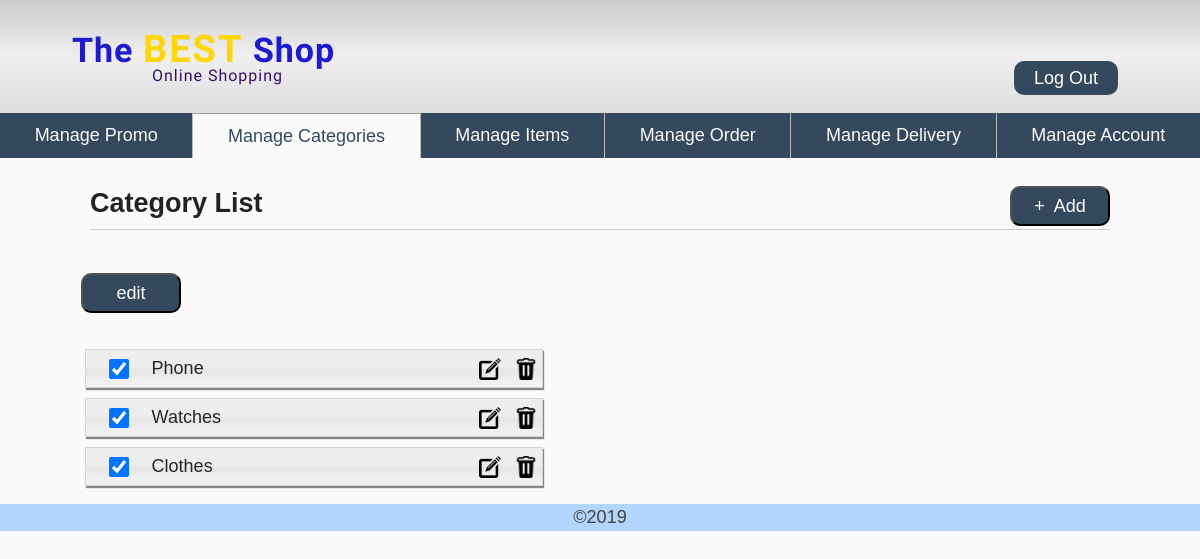
The app's page /pg_admin/category/list/ (signed in), older data.
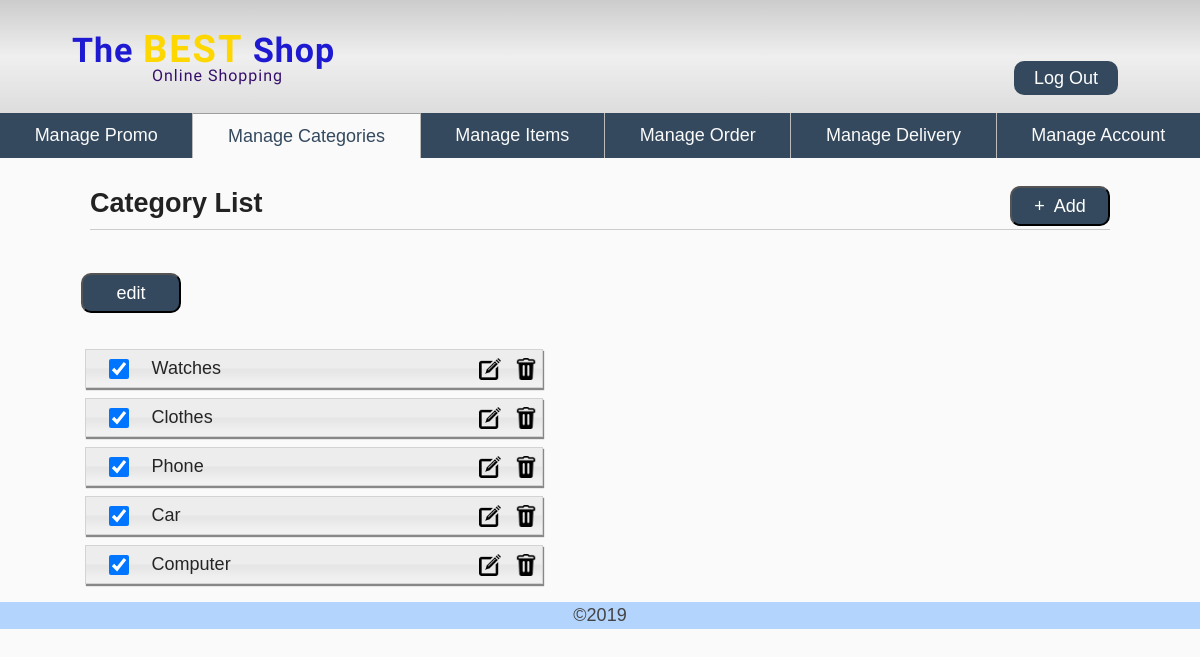
The same page, newer data.
### tables this page shows
CREATE TABLE `categories` (
  `id` int(11) NOT NULL,
  `category_name` varchar(20) NOT NULL,
  `status` int(1) NOT NULL,
  `order_num` int(11) NOT NULL
);

### pg_admin/confs/url.php (called while the page is built)
<?php
	$url = "http://localhost/tbs";
	$url_file = "http://localhost/tbs";
 ?>

### models/item.php (called while the page is built, shortened)
<?php
	function get_all_cats()
	{
		global $conn;
		return $conn->query("SELECT id, category_name, status FROM categories ORDER BY order_num");
	}
?>

### pg_admin/views/category/category_list.php (the view, shortened to what this page needs)
<header id="item-header">
  <h1>Category List</h1>
  <button class="wp-buynow header-button">+&nbsp; Add</button>
</header>
<section class="hk-cat-wrap">
	<button class="header-button hk-edit-list-js" title="edit list">edit</button>
  <ul id="sortable">
		<?php foreach($data as $cat): ?>
		<li class="hk-sortable-list" data-id="<?php echo $cat['id'] ?>">
		  <?php if ($cat['status'] == 1): ?>
			<input type="checkbox" class="hk-edit-status-js" data-id="<?php echo $cat['id'] ?>" checked="checked">
		  <?php else: ?>
			<input type="checkbox" class="hk-edit-status-js" data-id="<?php echo $cat['id'] ?>">
		  <?php endif; ?>
		  <div class="hk-cat-name-js"><?php echo ucwords($cat['category_name'])?></div>
		  <div class="item-edit">
			  <a class="hk-edit-js" data-id="<?php echo $cat['id'] ?>">
			  	<img src="<?php echo $url_file ?>/pg_admin/icons/edit.png" alt="edit" title="edit">
			  </a>
		  </div>
		  <div class="item-delete">
			  <a href="<?php echo $url ?>/pg_admin/category/del/<?php echo $cat['id'] ?>">
			  	<img src="<?php echo $url_file ?>/pg_admin/icons/delete.png" alt="delete" title="delete">
			  </a>
			</div>
		</li>
		<?php endforeach; ?>
  </ul>
</section>

### pg_admin/admin_mvc.php (shortened to what this page needs)
<?php
	$controller = $_GET['controller'];
	$action = isset($_GET['action']) ? $_GET['action'] : "";
	include('confs/url.php');
	include('confs/db_connect_confs.php');
	if($controller == "category")
		include('../models/item.php');
	elseif($controller == "item")
		include('../models/item.php');
	function render($template, $pg_title='SEA Trading Myanmar', $data=array(), $id="")
	{
		global $controller;
		$view_file = "views/${controller}/${template}.php";
		if(file_exists($view_file) and !is_dir($view_file))
			include('index.php');
		else
			exit("views Invalid Request");
	}
	$controller_file = "controllers/${controller}.php";
	if(file_exists($controller_file) and !is_dir($controller_file))
		include( $controller_file );
	else
		exit("controllers Invalid Request");
 ?>

### pg_admin/controllers/category.php (shortened to what this page needs)
<?php
switch($action)
{
	case "":
	case "list":
		show_list(); break;
}
function show_list()
{
	$pg_title = "Categories | The Best Shop";
	$cats = get_all_cats();
	render("category_list", $pg_title, $cats);
}
 ?>

### pg_admin/index.php (shortened to what this page needs)
<?php
  include('confs/url.php');
 ?>
<!DOCTYPE html>
<html>
<head>
	 <link rel="stylesheet" type="text/css" href="<?php echo $url_file ?>/css/reset.css">
   <link rel='stylesheet' href='https://use.fontawesome.com/releases/v5.7.0/css/all.css'>
   <link rel="stylesheet" type="text/css" href="<?php echo $url_file ?>/pg_admin/css/style.css">
</head>
<body>
	<header id="pg_header">
    <div id="logo">
      <a href="<?php echo $url ?>/pg_admin/">
        <span class='pg-title-wrap'>
          <span class="pg-name">
            The <b>BEST</b> Shop
          </span>
          <span class="pg-sub-title">
            Online Shopping
          </span>
        </span>
      </a>
    </div>
		<div><a href="<?php echo $url ?>/pg_admin/login_check/logout/" class="new">Log Out</a></div>
  </header>
  <nav id="main-nav">
    <ul>
		  <li class="<?php echo ($controller == "promo")? "active" : ""; ?>"><a href="<?php echo $url ?>/pg_admin/promo/">Manage Promo</a></li>
		  <li class="<?php echo ($controller == "category")? "active" : ""; ?>"><a href="<?php echo $url ?>/pg_admin/category/">Manage Categories</a></li>
		  <li class="<?php echo ($controller == "item")? "active" : ""; ?>"><a href="<?php echo $url ?>/pg_admin/item/">Manage Items</a></li>
		  <li class="<?php echo ($controller == "order")? "active" : ""; ?>"><a href="<?php echo $url ?>/pg_admin/order/">Manage Order</a></li>
		  <li class="<?php echo ($controller == "delivery")? "active" : ""; ?>"><a href="<?php echo $url ?>/pg_admin/delivery/">Manage Delivery</a></li>
		  <li class="<?php echo ($controller == "login")? "active" : ""; ?>"><a href="<?php echo $url ?>/pg_admin/login/show">Manage Account</a></li>
    </ul>
  </nav>
  <section>
  	<?php include($view_file) ?>
  </section>
  <footer id="pg_footer">&copy;2019</footer>
</body>
</html>

### pg_admin/css/style.css (style rules this page uses)
body { font-family: Arial, Helvetica, sans-serif; font-size: 18px; width: 100%; line-height: 1.5em; background: #fafafa; }
#pg_footer { text-align: center; color: #444; background-color: #b3d4fc; }
#pg_header { padding: 2em 4em 1em; display: flex; background-image: linear-gradient(#ccc, #efefef, #ddd); }
#logo { flex-grow: 1; }
#logo a { text-decoration: none; }
.pg-title-wrap { position: relative; font-family: 'Oswald', sans-serif; }
.pg-name { font-weight: 600; font-size: 34px; color: #1d1ad2; letter-spacing: 1px; }
.pg-name b { font-weight: 600; font-size: 38px; color: #fed700; letter-spacing: 2px; }
.pg-sub-title { position: absolute; top: 17px; left: 80px; font-size: 16px; letter-spacing: 1px; color: #360f6b; }
#main-nav ul { display: flex; flex-direction: row; flex-flow: flex-start; align-items: stretch; height: 2.5em; }
#main-nav li { flex-grow: 1; background-color: #34495e; text-align: center; border-right: 1px solid #bbb; }
#main-nav li:last-child { border-right: none; }
#main-nav a { display: block; color: #fafafa; text-decoration: none; line-height: 2.5em; }
#main-nav li.active { border-top: 1px solid #9d9d9d; background-color: #fafafa; }
#main-nav .active a { color: #34495e; }
.hk-cat-wrap { margin-left: 4em; }
#sortable { margin: 2em 0 1em 0.7em; }
.hk-sortable-list { display: flex; align-items: center; border: 1px solid #d3d3d3; background: #e6e6e6 url(../icons/ui-bg_glass_75_e6e6e6_1x400.png) 50% 50% repeat-x; font-weight: normal; color: #252525; width: 40%; padding: 5px; margin-bottom: 10px; box-shadow: 1px 2px 1px #888; }
.hk-sortable-list input { width: 20px; height: 20px; margin: 0 1em; }
.hk-sortable-list .hk-cat-name-js { flex-grow: 1; margin-left: 5px; }
.hk-edit-list-js, .hk-done-list-js { margin-left: 9px; }
.item-edit { cursor: pointer; }
#item-header { margin: 0 5em 1em 5em; padding: 3px 0; border-bottom: 1px solid #ccc; display: flex; align-items: baseline; }
#item-header h1 { flex-grow: 1; font-weight: bold; font-size: 1.5em; }
.header-button { margin-top: 25px; width: 100px; height: 40px; background-color: #34495e; color: #FFF; border-radius: 10px; cursor: pointer; }
.new { display: inline-block; margin-top: 25px; margin-right: 10px; text-decoration: none; width: 100px; height: 30px; text-align: center; line-height: 30px; padding: 2px; background-color: #34495e; color: #FFF; border-radius: 10px; }
.item-edit img, .item-delete img { width: 1.2em; height: 1.2em; }
.item-edit, .item-delete { width: 2em; text-align: right; }

Row changes from the older to the newer data that the page shows:
changed categories "Phone": moves down the list
added categories: category_name "Car"
added categories: category_name "Computer"
